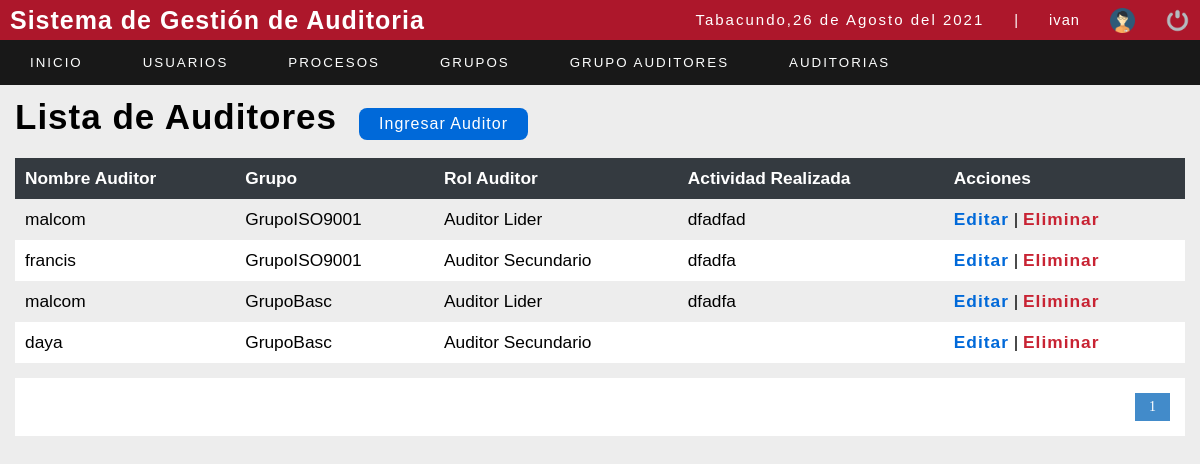
/sistema/listadetallegrupo.php (signed in), run on the app's committed database.
### tables this page shows
CREATE TABLE `detallegrupo` (
  `id_user` int(11) NOT NULL,
  `idgrupo` int(11) NOT NULL,
  `idrolauditor` int(11) NOT NULL,
  `actividadrealizada` varchar(150) NOT NULL,
  `iddetallegrupo` int(11) NOT NULL
);

CREATE TABLE `usuario` (
  `id_user` int(11) NOT NULL,
  `user` varchar(20) NOT NULL,
  `password` varchar(100) NOT NULL,
  `correo` varchar(50) NOT NULL,
  `rol` int(11) NOT NULL,
  `estatus` int(11) NOT NULL
);

CREATE TABLE `grupoauditor` (
  `idgrupo` int(11) NOT NULL,
  `nombregrupo` varchar(50) NOT NULL,
  `idnorma` int(11) NOT NULL
);

CREATE TABLE `rolauditor` (
  `idrolauditor` int(11) NOT NULL,
  `rolauditor` varchar(50) NOT NULL
);

### sistema/listadetallegrupo.php (the view, shortened to what this page needs)
<?php
include "../conexion.php";
?>
<!DOCTYPE html>
<html lang="en">
<head>
	<?php include "includes/scripts.php"; ?>
</head>
<body>
	<?php include "includes/header.php"; ?>
	<section id="container">
		<h1>Lista de Auditores</h1>
		<a href="registrodetallegrupo.php" class="btn_new">Ingresar Auditor </a>
		<table>
			<tr>
				<th>Nombre Auditor</th>
				<th>Grupo</th>
				<th>Rol Auditor</th>
				<th>Actividad Realizada</th>
				<th>Acciones</th>
			</tr>
			<?php
			$sql_registe = mysqli_query($conection, "SELECT COUNT(*) as total_registro FROM detallegrupo");
			$result_register = mysqli_fetch_array($sql_registe);
			$total_registro = $result_register['total_registro'];
			$por_pagina =10;
			if (empty($_GET['pagina'])) {
				$pagina = 1;
			} else {
				$pagina = $_GET['pagina'];
			}
			$desde = ($pagina - 1) * $por_pagina;
			$total_paginas = ceil($total_registro / $por_pagina);
			$query = mysqli_query($conection, "SELECT user,nombregrupo,rolauditor,actividadrealizada,iddetallegrupo from detallegrupo d, usuario u , rolauditor ra , grupoauditor g WHERE u.id_user=d.id_user AND ra.idrolauditor=d.idrolauditor AND d.idgrupo=g.idgrupo ORDER BY iddetallegrupo ASC LIMIT $desde,$por_pagina");
			$result = mysqli_num_rows($query);
			if ($result > 0) {
				while ($data = mysqli_fetch_array($query)) {
			?>
					<tr>
						<td><?php echo $data[0]; ?></td>
						<td><?php echo $data[1]; ?></td>
						<td><?php echo $data[2]; ?></td>
						<td><?php echo $data[3]; ?></td>
						<td>
							<a class="link_edit" href="editar_ga.php?id=<?php echo $data["iddetallegrupo"]; ?>">Editar</a>
							<?php if ($_SESSION['rol'] == 1) { ?>
								|
								<a class="link_delete" href="eliminar_ga.php?id=<?php echo $data["iddetallegrupo"]; ?>">Eliminar</a>
							<?php } ?>
						</td>
					</tr>
			<?php
				}
			}
			?>
		</table>
		<div class="paginador">
			<ul>
				<?php
				for ($i = 1; $i <= $total_paginas; $i++) {
					if ($i == $pagina) {
						echo '<li class="pageSelected">' . $i . '</li>';
					} else {
						echo '<li><a href="?pagina=' . $i . '">' . $i . '</a></li>';
					}
				}
				?>
			</ul>
		</div>
	</section>
</body>
</html>

### sistema/css/style.css (style rules this page uses)
* { margin: 0; padding: 0; box-sizing: border-box; }
body { background: #ededed; }
h1, h2, h3, h4, h5, h6 { font-family: Arial, sans-serif; font-weight: bold; letter-spacing: 1px; }
h1 { font-size: 25px; }
a { text-decoration: none; font-family: Arial, sans-serif; letter-spacing: 1px; }
#container { padding: 90px 15px 15px; }
#container h1 { font-size: 35px; display: inline-block; }
.btn_new { display: inline-block; background: #0069d9; color: #fff; padding: 7px 20px; border-radius: 8px; margin: 18px; }
table { border-collapse: collapse; font-size: 13pt; font-family: Arial, sans-serif; width: 100%; }
table th { text-align: left; padding: 10px; background: #343A40; color: #fff; }
table tr:nth-child(odd) { background: #fff; }
table td { padding: 10px; }
.link_edit { font-weight: bold; color: #0069D9; }
.link_delete { font-weight: bold; color: #C82333; }
.paginador ul { padding: 15px; list-style: none; background: #FFF; margin-top: 15px; display: -webkit-flex; display: -moz-flex; display: -ms-flex; display: -o-flex; display: flex; justify-content: flex-end; }
.paginador a, .pageSelected { color: #428bca; border: 1px solid #ddd; padding: 5px; display: inline-block; font-size: 14px; text-align: center; width: 35px; }
.pageSelected { color: #FFF; background: #428bca; border: 1px solid #428bca; }

### data on the page
detallegrupo: id_user.user "malcom", idgrupo.nombregrupo "GrupoISO9001", idrolauditor.rolauditor "Auditor Lider", actividadrealizada "dfadfad"
detallegrupo: id_user.user "francis", idgrupo.nombregrupo "GrupoISO9001", idrolauditor.rolauditor "Auditor Secundario", actividadrealizada "dfadfa"
detallegrupo: id_user.user "malcom", idgrupo.nombregrupo "GrupoBasc", idrolauditor.rolauditor "Auditor Lider", actividadrealizada "dfadfa"
detallegrupo: id_user.user "daya", idgrupo.nombregrupo "GrupoBasc", idrolauditor.rolauditor "Auditor Secundario"

### other printed values
fechaC() "26 de Agosto del 2021"
$_SESSION['user'] "ivan"
